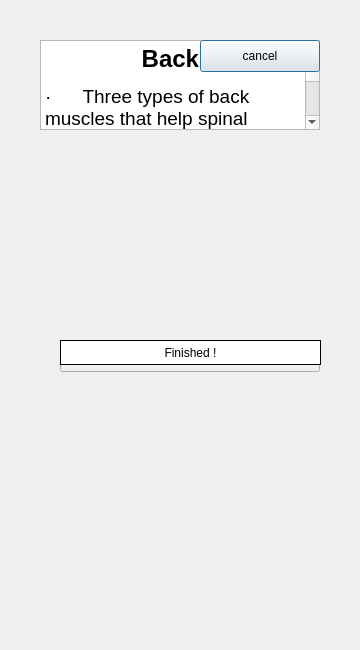
<?xml version="1.0" encoding="UTF-8"?>
<ui version="4.0">
 <class>backinfo</class>
 <widget class="QDialog" name="backinfo">
  <property name="geometry">
   <rect>
    <x>0</x>
    <y>0</y>
    <width>360</width>
    <height>650</height>
   </rect>
  </property>
  <property name="windowTitle">
   <string>Dialog</string>
  </property>
  <widget class="QPushButton" name="cancelButton">
   <property name="geometry">
    <rect>
     <x>200</x>
     <y>40</y>
     <width>120</width>
     <height>32</height>
    </rect>
   </property>
   <property name="text">
    <string>cancel</string>
   </property>
  </widget>
  <widget class="QLabel" name="label">
   <property name="geometry">
    <rect>
     <x>40</x>
     <y>240</y>
     <width>140</width>
     <height>90</height>
    </rect>
   </property>
   <property name="text">
    <string/>
   </property>
   <property name="pixmap">
    <pixmap resource="fig.qrc">:/Barbell Squat 1.jpg</pixmap>
   </property>
   <property name="scaledContents">
    <bool>true</bool>
   </property>
  </widget>
  <widget class="QLabel" name="label_2">
   <property name="geometry">
    <rect>
     <x>200</x>
     <y>240</y>
     <width>140</width>
     <height>90</height>
    </rect>
   </property>
   <property name="text">
    <string/>
   </property>
   <property name="pixmap">
    <pixmap resource="fig.qrc">:/Barbell Squat 2.jpg</pixmap>
   </property>
   <property name="scaledContents">
    <bool>true</bool>
   </property>
  </widget>
  <widget class="QLabel" name="label_3">
   <property name="geometry">
    <rect>
     <x>200</x>
     <y>140</y>
     <width>140</width>
     <height>90</height>
    </rect>
   </property>
   <property name="text">
    <string/>
   </property>
   <property name="pixmap">
    <pixmap resource="fig.qrc">:/Hyperextensions (Back Extensions) 2.jpg</pixmap>
   </property>
   <property name="scaledContents">
    <bool>true</bool>
   </property>
  </widget>
  <widget class="QLabel" name="label_4">
   <property name="geometry">
    <rect>
     <x>40</x>
     <y>140</y>
     <width>140</width>
     <height>90</height>
    </rect>
   </property>
   <property name="text">
    <string/>
   </property>
   <property name="pixmap">
    <pixmap resource="fig.qrc">:/Hyperextensions (Back Extensions) 2.jpg</pixmap>
   </property>
   <property name="scaledContents">
    <bool>true</bool>
   </property>
  </widget>
  <widget class="QTextEdit" name="textEdit">
   <property name="geometry">
    <rect>
     <x>40</x>
     <y>40</y>
     <width>280</width>
     <height>90</height>
    </rect>
   </property>
   <property name="html">
    <string>&lt;!DOCTYPE HTML PUBLIC &quot;-//W3C//DTD HTML 4.0//EN&quot; &quot;http://www.w3.org/TR/REC-html40/strict.dtd&quot;&gt;
&lt;html&gt;&lt;head&gt;&lt;meta name=&quot;qrichtext&quot; content=&quot;1&quot; /&gt;&lt;style type=&quot;text/css&quot;&gt;
p, li { white-space: pre-wrap; }
&lt;/style&gt;&lt;/head&gt;&lt;body style=&quot; font-family:'.SF NS Text'; font-size:13pt; font-weight:400; font-style:normal;&quot;&gt;
&lt;p align=&quot;center&quot; style=&quot; margin-top:0px; margin-bottom:0px; margin-left:0px; margin-right:0px; -qt-block-indent:0; text-indent:0px;&quot;&gt;&lt;span style=&quot; font-size:18pt; font-weight:600;&quot;&gt;Back&lt;/span&gt;&lt;span style=&quot; font-size:14pt;&quot;&gt; &lt;/span&gt;&lt;/p&gt;
&lt;p style=&quot; margin-top:12px; margin-bottom:12px; margin-left:0px; margin-right:0px; -qt-block-indent:0; text-indent:0px;&quot;&gt;&lt;span style=&quot; font-family:'Symbol'; font-size:14pt;&quot;&gt;·&lt;/span&gt;&lt;span style=&quot; font-family:'Times New Roman'; font-size:14pt;&quot;&gt;      &lt;/span&gt;&lt;span style=&quot; font-family:'Times New Roman,serif'; font-size:14pt;&quot;&gt;Three types of back muscles that help spinal function are the:&lt;/span&gt;&lt;span style=&quot; font-size:14pt;&quot;&gt; &lt;/span&gt;&lt;/p&gt;
&lt;p style=&quot; margin-top:12px; margin-bottom:12px; margin-left:0px; margin-right:0px; -qt-block-indent:0; text-indent:0px;&quot;&gt;&lt;span style=&quot; font-family:'Symbol'; font-size:14pt;&quot;&gt;·&lt;/span&gt;&lt;span style=&quot; font-family:'Times New Roman'; font-size:14pt;&quot;&gt;      &lt;/span&gt;&lt;span style=&quot; font-family:'Times New Roman,serif'; font-size:14pt;&quot;&gt;Extensor muscles. Attached to the back of the spine, these muscles allow us to stand and lift objects. They include the large muscles in the lower back (erector spinae), which help hold up the spine, and gluteal muscles.&lt;/span&gt;&lt;span style=&quot; font-size:14pt;&quot;&gt; &lt;/span&gt;&lt;/p&gt;
&lt;p style=&quot; margin-top:12px; margin-bottom:12px; margin-left:0px; margin-right:0px; -qt-block-indent:0; text-indent:0px;&quot;&gt;&lt;span style=&quot; font-family:'Symbol'; font-size:14pt;&quot;&gt;·&lt;/span&gt;&lt;span style=&quot; font-family:'Times New Roman'; font-size:14pt;&quot;&gt;      &lt;/span&gt;&lt;span style=&quot; font-family:'Times New Roman,serif'; font-size:14pt;&quot;&gt;Flexor muscles. Attached to the front of the spine, these muscles include the abdominal muscles. They allow us to flex, bend forward, lift and arch the lower back. When the abdominal muscles are weak, the muscles that allow us to bend at the hip get tighter, increasing the curve at the lower back.&lt;/span&gt;&lt;span style=&quot; font-size:14pt;&quot;&gt; &lt;/span&gt;&lt;/p&gt;
&lt;p style=&quot; margin-top:12px; margin-bottom:12px; margin-left:0px; margin-right:0px; -qt-block-indent:0; text-indent:0px;&quot;&gt;&lt;span style=&quot; font-family:'Symbol'; font-size:14pt;&quot;&gt;·&lt;/span&gt;&lt;span style=&quot; font-family:'Times New Roman'; font-size:14pt;&quot;&gt;      &lt;/span&gt;&lt;span style=&quot; font-family:'Times New Roman,serif'; font-size:14pt;&quot;&gt;Oblique muscles. These are attached to the sides of the spine. They help us rotate the spine and maintain proper posture.&lt;/span&gt;&lt;span style=&quot; font-size:14pt;&quot;&gt; &lt;/span&gt;&lt;/p&gt;&lt;/body&gt;&lt;/html&gt;</string>
   </property>
  </widget>
  <widget class="QPushButton" name="addButton">
   <property name="geometry">
    <rect>
     <x>60</x>
     <y>340</y>
     <width>260</width>
     <height>32</height>
    </rect>
   </property>
   <property name="text">
    <string>add</string>
   </property>
  </widget>
  <widget class="QLabel" name="bkgnd">
   <property name="geometry">
    <rect>
     <x>0</x>
     <y>-5</y>
     <width>361</width>
     <height>650</height>
    </rect>
   </property>
   <property name="text">
    <string/>
   </property>
   <property name="pixmap">
    <pixmap resource="fig.qrc">:/frame.jpg</pixmap>
   </property>
   <property name="scaledContents">
    <bool>true</bool>
   </property>
  </widget>
  <widget class="QLabel" name="finishedlabel">
   <property name="geometry">
    <rect>
     <x>0</x>
     <y>80</y>
     <width>370</width>
     <height>230</height>
    </rect>
   </property>
   <property name="text">
    <string/>
   </property>
   <property name="pixmap">
    <pixmap resource="fig.qrc">:/finished.png</pixmap>
   </property>
   <property name="scaledContents">
    <bool>true</bool>
   </property>
  </widget>
  <widget class="QPushButton" name="finishedbutton">
   <property name="geometry">
    <rect>
     <x>60</x>
     <y>340</y>
     <width>261</width>
     <height>25</height>
    </rect>
   </property>
   <property name="styleSheet">
    <string notr="true">border: 1px solid black;
background-color: white
</string>
   </property>
   <property name="text">
    <string>Finished !</string>
   </property>
  </widget>
  <zorder>bkgnd</zorder>
  <zorder>label</zorder>
  <zorder>label_2</zorder>
  <zorder>label_3</zorder>
  <zorder>label_4</zorder>
  <zorder>textEdit</zorder>
  <zorder>addButton</zorder>
  <zorder>finishedlabel</zorder>
  <zorder>finishedbutton</zorder>
  <zorder>cancelButton</zorder>
 </widget>
 <resources>
  <include location="fig.qrc"/>
 </resources>
 <connections/>
</ui>
